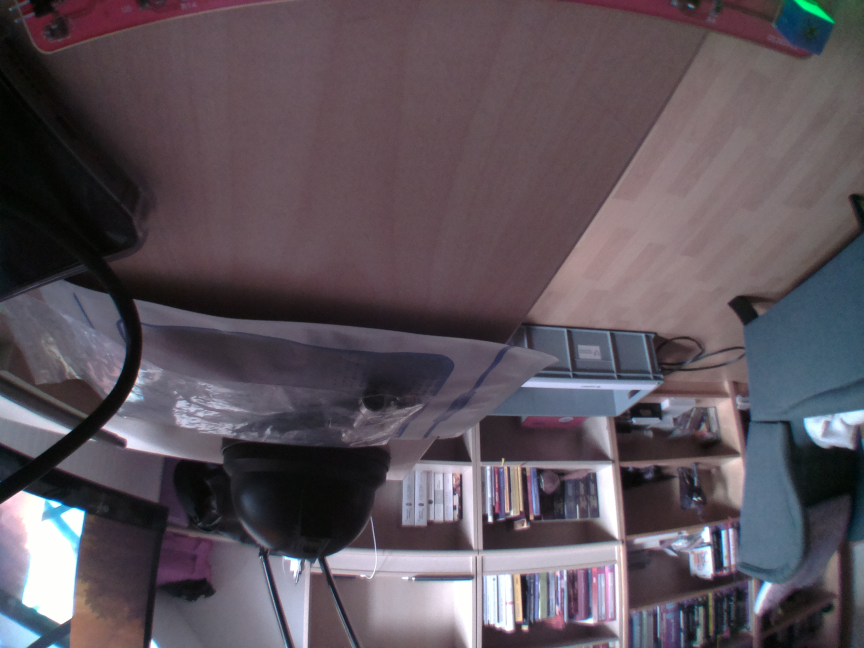
#> input picture ingo/project_phase_2/test.jpg, 2592 x 1944 px, given in place of the camera (shown at 1/3 size)
$ jupyter execute camcar_bilder.ipynb
#> lines starting #> are read from the running program, lines starting #| are printed output that depends on the picture; after the words box and inside, x2 and y2 are one past the last pixel; in counts of white or black regions, pixels touching at a corner belong together; long printed decimals are rounded
### ingo/project_phase_2/basisklassen_cam.py
#!/usr/bin/env python
# Information: Module mit Basisklasse für Camera für Projekt RPiCar
# File name: basisklassen_cam.py
# Author: Robert Heise (FIDA)
# Date created: 11/10/2021
# Date last modified: 15/09/2023
# Python Version: 3.9
# Usage: U4I/FIDA "Autonomens Fahren" Sunfounder PiCar-S

import numpy as np
import cv2


class Camera(object):

    def __init__(self,
                 devicenumber: int = 0,
                 buffersize: int = 1,
                 skip_frame: int = 0,
                 height: int = None,
                 width: int = None,
                 flip: bool = True,
                 colorspace: str = 'bgr') -> None:
        """Initializes Camera

        Args:
            devicenumber (int, optional): Identifies camera to be used.
                0 for default camera. Defaults to 0.
            buffersize (int, optional): _description_. Defaults to 1.
            skip_frame (int, optional): _description_. Defaults to 0.
            height (int, optional): height of images. Defaults to None -> height defaults to camera.
            width (int, optional): height. Defaults to None -> width defaults to camera
            flip (bool, optional): mirrow image on the horizonal axis. Defaults to True.
            colorspace (str, optional): 'bgr', 'rgb', 'gray' Defaults to 'bgr'.

        Note:
            Note: Some camera do not support a free choice of height and width.
            When trying to set width or height, they default to supported formats.
            This does not concern the camera used on the RPi!
        """
        self.__devicenumber = devicenumber
        self.__VideoCapture = cv2.VideoCapture(self.__devicenumber)
        if width:
            self.__VideoCapture.set(cv2.CAP_PROP_FRAME_WIDTH, width)
        if height:
            self.__VideoCapture.set(cv2.CAP_PROP_FRAME_HEIGHT, height)
        width_active = int(self.__VideoCapture.get(cv2.CAP_PROP_FRAME_WIDTH))
        height_active = int(self.__VideoCapture.get(cv2.CAP_PROP_FRAME_HEIGHT))
        self.__imgsize = (width_active, height_active)
        self.__VideoCapture.set(cv2.CAP_PROP_BUFFERSIZE, buffersize)
        self.__flip = flip
        self.__colorspace = colorspace or 'bgr'
        self.__skip_frame = skip_frame

    # [7 lines left out: function get_size, not called in this run]

    def get_frame(self) -> np.array:
        """Returns frame with tranformations applied

        Raises:
            Exception: Exception, if camera is not accessible

        Returns:
            np.array: frame representing the image
        """
        if not self.__VideoCapture.isOpened():
            raise Exception("Could not open video device")
        else:
            if self.__skip_frame:
                for i in range(int(self.__skip_frame)):
                    _, frame = self.__VideoCapture.read()
            _, frame = self.__VideoCapture.read()
#> frame is the input picture: shape (1944, 2592, 3); mean B, G, R 91, 83, 92.4
            if self.__flip:
                frame = cv2.flip(frame, -1)
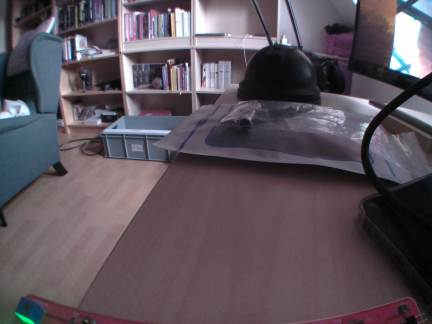
#> frame: shape (1944, 2592, 3) (shown at 1/6 size); mean B, G, R 91, 83, 92.4
            if self.__colorspace == 'rgb':
                frame = cv2.cvtColor(frame, cv2.COLOR_BGR2RGB)
            elif self.__colorspace == 'gray':
                frame = cv2.cvtColor(frame, cv2.COLOR_BGR2GRAY)
            else:
                pass
        return frame

    # [8 lines left out: function check, not called in this run]

    def release(self) -> None:
        """Releases camera and allows other processes to access it_
        """
        self.__VideoCapture.release()


# [11 lines that do not run on import are left out]

### ingo/project_phase_2/camcar_bilder.ipynb
[cell 1]
import numpy as np
import cv2 as cv
import matplotlib.pylab as plt
from basisklassen_cam import Camera

[cell 2]
cam = Camera()
img = cam.get_frame()       #hier wird das Bild von der Cam aufgenommen vom Pi Car
cam.release()

cv.imwrite('straße.png',img)        #Hier wird das Bild gespeichert
#> Out = True

[cell 3]
plt.imshow(img)             # Zeigt das Bild in BGR
print(img.shape)            # Zeigt das Bildformat
#| (1944, 2592, 3)

[cell 4]
img_RGB = cv.cvtColor(img,cv.COLOR_BGR2RGB)     #Hier wird das Bild in RGB umgewandelt

plt.imshow(img_RGB)                             # Darstellung des Bildes in RGB

print(img_RGB.shape)
#| (1944, 2592, 3)

[cell 5]
img_cut = img_RGB[300:400,0:640].copy()         #Legt eine Kopie an und schneidet das bild aus

plt.imshow(img_cut)

print(img_cut.shape)
#| (100, 640, 3)

[cell 6]
img_median = cv.medianBlur(img_cut, 5)
img_cut_HSV = cv.cvtColor(img_cut,cv.COLOR_RGB2HSV)     # Wandelt das bild in HSV
#> img_cut_HSV: shape (100, 640, 3); mean H, S, V 117.7, 70.1, 110.3

plt.imshow(img_cut_HSV)

print(img_cut_HSV.shape)
#| (100, 640, 3)

[cell 7]
from PIL import Image


image = img_cut_HSV

image_blur= cv.blur(image,(8,8))
#> image_blur: shape (100, 640, 3); mean H, S, V 117.6, 70.1, 110.6

lower = np.array([90, 0, 0])
upper = np.array([150, 255, 255])
image_mask = cv.inRange(image, lower, upper)
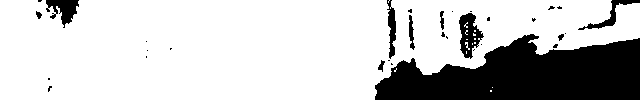
#> image_mask: shape (100, 640); 78.1% white; 32 black regions (22 under 20 px), largest, box (x1, y1, x2, y2) and area: (375, 34, 640, 100) 11847, (459, 13, 484, 59) 619, (46, 0, 79, 28) 494

plt.figure(figsize=(15,15))
plt.subplot(421)
plt.xlabel('Originalbild')
plt.imshow(image)

plt.subplot(422)
plt.xlabel('Canny-Edge von Originalbild')
plt.imshow(cv.Canny(image,200,450),cmap='gray')

plt.subplot(423)
plt.xlabel('Originalbild geglättet')
plt.imshow(image_blur,cmap='gray')

plt.subplot(424)
plt.xlabel('Canny-Edge von Originalbild geglättet')
plt.imshow(cv.Canny(image_blur,100,150),cmap='gray')

plt.subplot(425)
plt.xlabel('Originalbild Maske weiß')
plt.imshow(image_mask,cmap='gray')

plt.subplot(426)
image_edges = cv.Canny(image_mask,200,450)
#> image_edges: shape (100, 640); 2% white in thin lines or dots
plt.xlabel('Canny-Edge von Originalbild Maske weiß')
plt.imshow(image_edges,cmap='gray')
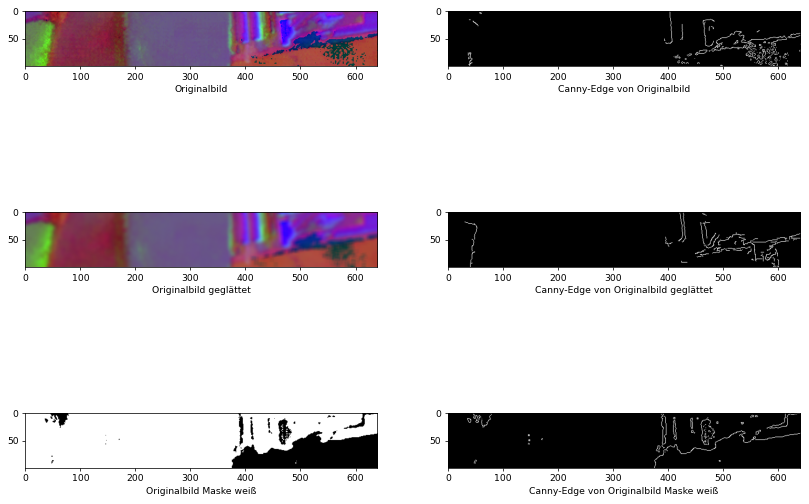
#> figure drawn by matplotlib, 6 panels

[cell 8]
# Klassische Hough-Transformation

image_mask = cv.inRange(image, lower, upper)
image_edges = cv.Canny(image_mask,200,450)

rho = 1  # distance precision in pixel, i.e. 1 pixel
angle = np.pi / 180  # angular precision in radian, i.e. 1 degree
min_threshold = 100  # minimal of votes, Je geringer Min_threshold, dest mehr Geraden werden erkannt.

parameter_mask = cv.HoughLines(image_mask, rho, angle, min_threshold)

print(parameter_mask.shape)     # am besten hier so wenig pixel wie möglich geändert wird dies über min_threshold
#| (5710, 1, 2)
parameter_mask[:2]
#> Out = [[28, 1.54], [82, 1.45]]

[cell 9]
def draw_lines(parameter_mask,img):


    img2 = img.copy()
    img2 = cv.cvtColor(img2, cv.COLOR_GRAY2RGB)
    lines_left_lane_boundary_y1 = np.array([])
    lines_right_lane_boundary_y1 = np.array([])
    lines_left_lane_boundary_y2 = np.array([])
    lines_right_lane_boundary_y2 = np.array([])
    for line in parameter_mask:

        rho,theta = line[0]
        try:
            a = -np.cos(theta)/np.sin(theta) # Anstieg der Gerade
            b = rho/np.sin(theta)            # Absolutglied/Intercept/Schnittpunkt mit der y-Achse
            x1 = 0
            y1 = int(b)
            x2 = 1000
            y2 = int(a*1000+b)
        except:
            #print(f'Fehler{a,b}')
            pass

        if y1 > 0: # linke Fahrbahnbegrenzung
            lines_left_lane_boundary_y1 = np.append(lines_left_lane_boundary_y1, [y1])
            lines_left_lane_boundary_y2 = np.append(lines_left_lane_boundary_y2, [y2])
        if y1 < 0: # rechte Fahrbahnbegrenzung
            lines_right_lane_boundary_y1 = np.append(lines_right_lane_boundary_y1, [y1])
            lines_right_lane_boundary_y2 = np.append(lines_right_lane_boundary_y2, [y2])

        # print(x1,x2,y1,y2)
        img2=cv.line(img2,(x1,y1),(x2,y2),(200,100,100),1) # adds a line to an image
        cv.putText(img2,
            text = 'erkannte Geraden',
            org=(180,50), # Position
            fontFace= cv.FONT_HERSHEY_SIMPLEX,
            fontScale = 0.8, # Font size
            color = (255,247,0), # Color in rgb
            thickness = 2)
#> this loop made 5710 passes
#> (rho, theta, a, b, y1, y2, lines_left_lane_boundary_y1, lines_left_lane_boundary_y2) on passes 1 to 4: (28, 1.54, -0.0349, 28.02, 28, -6, [28], [-6]), (82, 1.45, -0.123, 82.62, 82, -40, [28, 82], [-6, -40]), (73, 1.47, -0.105, 73.4, 73, -31, [28, 82, 73], [-6, -40, -31]), (71, 1.5, -0.0699, 71.17, 71, 1, [28, 82, 73, 71], [-6, -40, -31, 1])
    img2=cv.line(img2,(x1,int(lines_left_lane_boundary_y1.mean())),(x2,int(lines_left_lane_boundary_y2.mean())),(100,200,100),3) # adds a line to an image
    img2=cv.line(img2,(x1,int(lines_right_lane_boundary_y1.mean())),(x2,int(lines_right_lane_boundary_y2.mean())),(100,200,100),3) # adds a line to an image
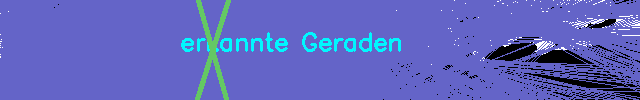
#> img2: shape (100, 640, 3); mean B, G, R 190.6, 101.5, 94.3
    print(lines_left_lane_boundary_y1.mean())
#| 734.099
    print(lines_right_lane_boundary_y1.mean())
#| -704.501
    return img2

imageresult =  draw_lines(parameter_mask, image_mask)

[cell 10]
plt.imshow(imageresult)

[cell 11]
# Probabilistische Hough-Transformation

image_mask = cv.inRange(image, lower, upper)
image_edges = cv.Canny(image_mask,200,400)
rho = 1              # distance precision in pixel, i.e. 1 pixel
angle = np.pi / 180  # angular precision in radian, i.e. 1 degree
min_threshold = 100   # in etwas Anzal der Punkt auf der Geraden. Je geringer Min_threshold, desto mehr Geraden werden erkannt.
minLineLength = 8    # Minimale Linienlänge
maxLineGap = 4       # Maximale Anzahl von Lücken in der Linie

line_segments = cv.HoughLinesP(image_mask, rho, angle, min_threshold, np.array([]), minLineLength=minLineLength, maxLineGap=maxLineGap)
print(line_segments.shape)
#| (238, 1, 4)
# Elemente stellen Punkte des Liniensegmentes dar (x1,y1,x2,y2)
line_segments[:2]
#> Out = [[475, 22, 610, 15], [0, 76, 390, 28]]

[cell 12]
def draw_line_segments(line_segments,img):
    img2 = img.copy()
    img2 = cv.cvtColor(img2, cv.COLOR_GRAY2RGB)
    for line in line_segments:
        x1,y1,x2,y2 = line[0]
        cv.line(img2,(x1,y1),(x2,y2),(0,0,255),3)
#> this loop made 238 passes
#> line on passes 1 to 3: [[475, 22, 610, 15]], [[0, 76, 390, 28]], [[395, 11, 609, 11]]
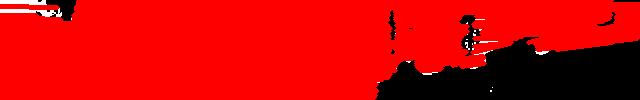
#> img2: shape (100, 640, 3); mean B, G, R 2.6, 2.6, 205.3

    cv.putText(img2,
            text = 'gezeichnete linien',
            org=(180,190), # Position
            fontFace= cv.FONT_HERSHEY_SIMPLEX,
            fontScale = .8, # Font size
            color = (255,247,0), # Color in rgb
            thickness = 2)

    return img2

image_result1 = draw_line_segments(line_segments,image_mask)

plt.imshow(image_result1)

[cell 13]
def draw_line_segments(line_segments,img):
    img2 = img.copy()
    #img2 = cv.cvtColor(img2, cv.COLOR_GRAY2RGB)
    if line_segments is not None: # Könnte None sein, wenn Hough keine Linie erkennt!
        for line in line_segments:
            x1,y1,x2,y2 = line[0]
            cv.line(img2,(x1,y1),(x2,y2),(0,0,255),3)
    return img2

# Erstellen eines Objektes für den Kamerazugriff
cap = cv.VideoCapture(0)
if not cap.isOpened():
    print("Cannot open camera")
    exit()

# Parameter canny
maxVal=150
minVal=50
# Parameter Hough
rho = 1              # distance precision in pixel, i.e. 1 pixel
angle = np.pi / 180  # angular precision in radian, i.e. 1 degree
min_threshold = 70   # in etwas Anzal der Punkt auf der Geraden. Je geringer Min_threshold, dest mehr Geraden werden erkannt.
minLineLength = 30   # Minimale Linienlänge
maxLineGap = 10       # Maximale Anzahl von Lücken in der Linie
# Parameter Test
f = cv.FONT_HERSHEY_SIMPLEX
c = (0,255,255)

# Schleife für Video Capturing
while True:
    # Abfrage eines Frames
    ret, frame = cap.read()
    height, width, _ = frame.shape
    frame = cv.resize(frame,(int(width*2/3), int(height*2/3)), interpolation = cv.INTER_CUBIC)
#> frame: shape (1296, 1728, 3)
    # Wenn ret == TRUE, so war Abfrage erfolgreich
    if not ret:
        print("Can't receive frame (stream end?). Exiting ...")
        break
    # Bildmanipulation ----------
    frame_gray = cv.cvtColor(frame, cv.COLOR_BGR2GRAY)
    frame_canny = cv.Canny(frame_gray,maxVal,maxVal)
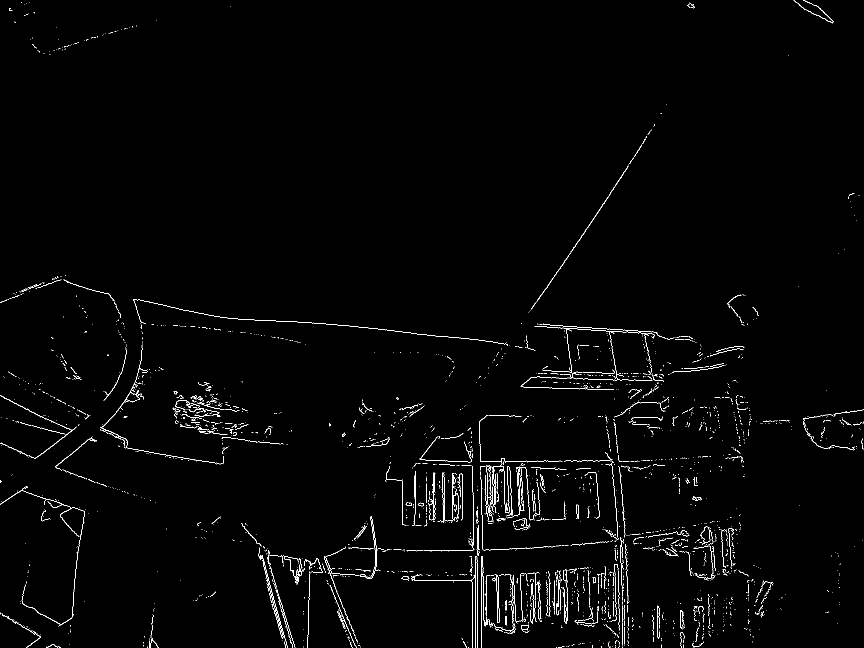
#> frame_canny: shape (1296, 1728) (shown at 1/2 size); 1.4% white in thin lines or dots
    line_segments = cv.HoughLinesP(frame_canny, rho, angle, min_threshold, np.array([]), minLineLength=minLineLength, maxLineGap=maxLineGap)
    frame_ls = draw_line_segments(line_segments,frame)
#> the loop in draw_line_segments, `for line in line_segments:` made 164 passes
#> line on passes 1 to 3: [[1078, 597, 1255, 334]], [[963, 1295, 963, 1112]], [[237, 892, 418, 924]]
#> after the loop in draw_line_segments, `for line in line_segments:`:
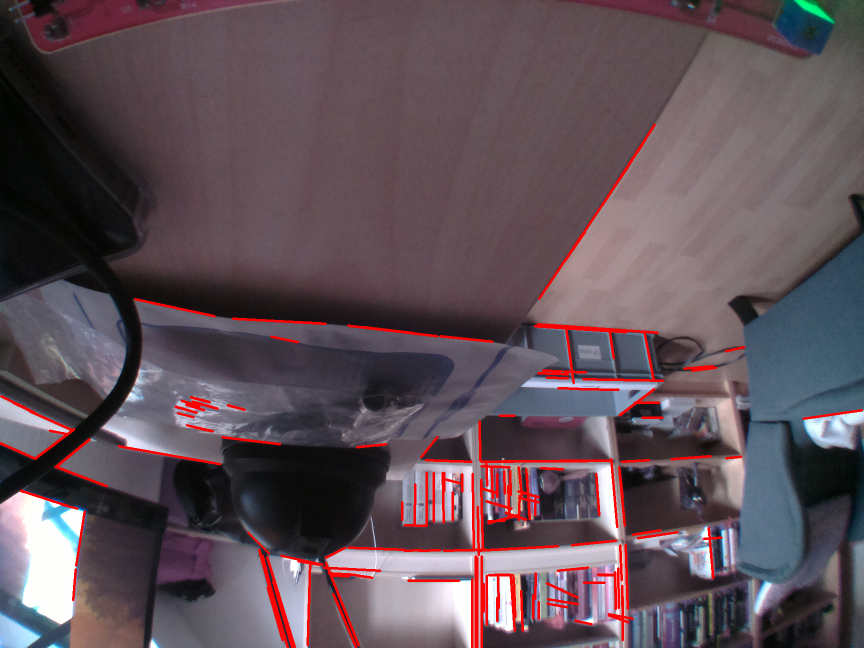
#> img2: shape (1296, 1728, 3) (shown at 1/2 size); mean B, G, R 87.3, 79.8, 95.8
    frame_to_display = np.hstack((frame,frame_ls)) # Numpy-Operationen sind auch möglich!
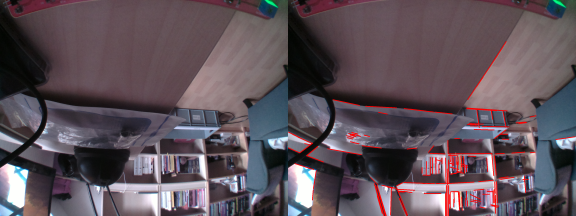
#> frame_to_display: shape (1296, 3456, 3) (shown at 1/6 size); mean B, G, R 89.2, 81.4, 94.1

    frame_gray_blurred=cv.blur(frame_gray,(5,5))
    frame_to_display_additional = np.hstack((frame_gray_blurred,frame_canny))
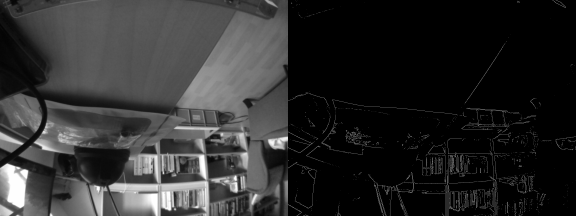
#> frame_to_display_additional: shape (1296, 3456) (shown at 1/6 size); min 0, max 255, mean 45.1
    frame_to_display_additional = cv.cvtColor(frame_to_display_additional, cv.COLOR_GRAY2BGR)
#> frame_to_display_additional: shape (1296, 3456, 3)

    frame_to_display_final = np.vstack((frame_to_display,frame_to_display_additional))
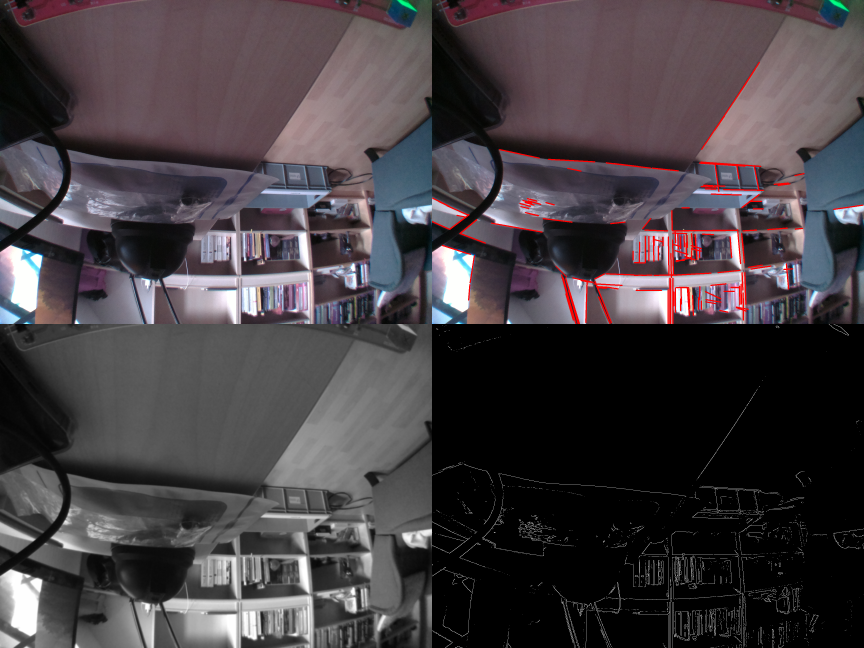
#> frame_to_display_final: shape (2592, 3456, 3) (shown at 1/4 size); mean B, G, R 67.1, 63.3, 69.6
    cv.putText(frame_to_display_final, text = 'Original', org=(10,303), fontFace= f,fontScale = .5, color = c, thickness = 1)
    cv.putText(frame_to_display_final, text = 'Graustufen mit Smoothing', org=(10,616), fontFace= f,fontScale = .5, color = c, thickness = 1)
    cv.putText(frame_to_display_final, text = 'Hough-Liniensegmente', org=(445,303), fontFace= f,fontScale = .5, color = c, thickness = 1)
    cv.putText(frame_to_display_final, text = 'Canny-Kantenerkennung', org=(445,616), fontFace= f,fontScale = .5, color = c, thickness = 1)

    # ---------------------------
    # Alternative:
    # frame_to_display = cv.cvtColor(frame, cv.COLOR_BGR2GRAY)
    # ---------------------------
    # Display des Frames
    cv.imshow("Display window (press q to quit)", frame_to_display_final)
    # Ende bei Drücken der Taste q
    if cv.waitKey(1) == ord('q'):
#> (key q is pressed here)
        break
# Kamera-Objekt muss "released" werden, um "später" ein neues Kamera-Objekt erstellen zu können!!!
cap.release()
cv.destroyAllWindows()
